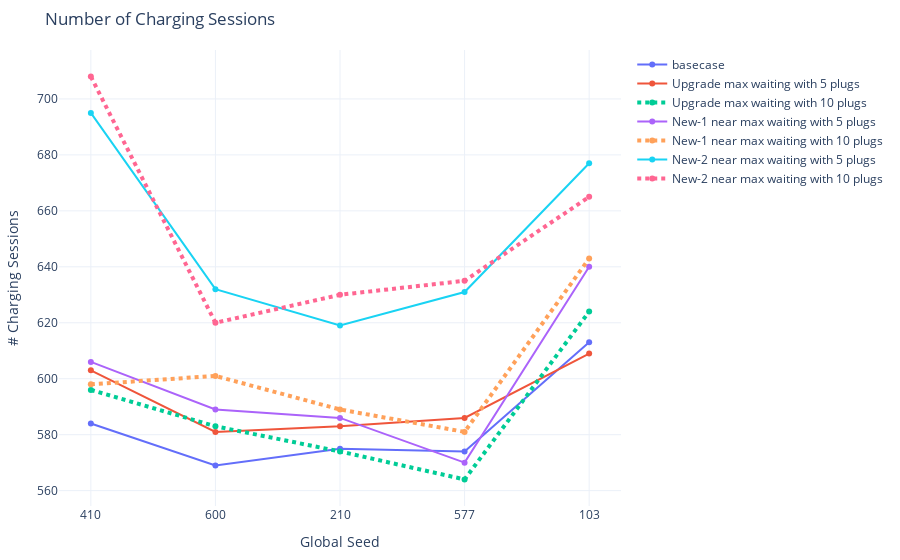

The notebook cell this image was saved under:
### Markdown cell above
#### 5.3 Charging and Waiting Sessions

### Code cell
# charging_sessions count
fig = go.Figure()
fig.add_trace(go.Scatter(x=seeds, y=count_stats[(500 <= count_stats['analysis_id']) & (count_stats['analysis_id']<= 504)].sort_values('analysis_id')['cs_count'],
                    mode='lines+markers',
                    name='basecase'))
fig.add_trace(go.Scatter(x=seeds, y=count_stats[(506 <= count_stats['analysis_id']) & (count_stats['analysis_id']<= 510)].sort_values('analysis_id')['cs_count'],
                    mode='lines+markers',
                    name='Upgrade max waiting with 5 plugs'))
fig.add_trace(go.Scatter(x=seeds, y=count_stats[(511 <= count_stats['analysis_id']) & (count_stats['analysis_id']<= 515)].sort_values('analysis_id')['cs_count'],
                    mode='lines+markers',
                    name='Upgrade max waiting with 10 plugs', line=dict(width=4, dash='dot')))
fig.add_trace(go.Scatter(x=seeds, y=count_stats[(516 <= count_stats['analysis_id']) & (count_stats['analysis_id']<= 520)].sort_values('analysis_id')['cs_count'],
                    mode='lines+markers',
                    name='New-1 near max waiting with 5 plugs'))
fig.add_trace(go.Scatter(x=seeds, y=count_stats[(521 <= count_stats['analysis_id']) & (count_stats['analysis_id']<= 525)].sort_values('analysis_id')['cs_count'],
                    mode='lines+markers',
                    name='New-1 near max waiting with 10 plugs', line=dict(width=4, dash='dot')))
fig.add_trace(go.Scatter(x=seeds, y=count_stats[(526 <= count_stats['analysis_id']) & (count_stats['analysis_id']<= 530)].sort_values('analysis_id')['cs_count'],
                    mode='lines+markers',
                    name='New-2 near max waiting with 5 plugs'))
fig.add_trace(go.Scatter(x=seeds, y=count_stats[(531 <= count_stats['analysis_id']) & (count_stats['analysis_id']<= 535)].sort_values('analysis_id')['cs_count'],
                    mode='lines+markers',
                    name='New-2 near max waiting with 10 plugs', line=dict(width=4, dash='dot')))
fig.update_xaxes(type='category')
fig.update_layout(margin=dict(l=20, r=20, t=50, b=20), uniformtext_minsize=8, uniformtext_mode='hide', template='plotly_white', title="Number of Charging Sessions",
        yaxis_title="# Charging Sessions", 
        xaxis_title="Global Seed")
fig.show()

### Figure 1 — Plotly figure (JSON) as saved in the notebook; plotly's stock layout.template omitted (floating-point values rounded to 4 significant figures)
{"data": [{"mode": "lines+markers", "name": "basecase", "type": "scatter", "x": ["410", "600", "210", "577", "103"], "y": [584, 569, 575, 574, 613]}, {"mode": "lines+markers", "name": "Upgrade max waiting with 5 plugs", "type": "scatter", "x": ["410", "600", "210", "577", "103"], "y": [603, 581, 583, 586, 609]}, {"line": {"dash": "dot", "width": 4}, "mode": "lines+markers", "name": "Upgrade max waiting with 10 plugs", "type": "scatter", "x": ["410", "600", "210", "577", "103"], "y": [596, 583, 574, 564, 624]}, {"mode": "lines+markers", "name": "New-1 near max waiting with 5 plugs", "type": "scatter", "x": ["410", "600", "210", "577", "103"], "y": [606, 589, 586, 570, 640]}, {"line": {"dash": "dot", "width": 4}, "mode": "lines+markers", "name": "New-1 near max waiting with 10 plugs", "type": "scatter", "x": ["410", "600", "210", "577", "103"], "y": [598, 601, 589, 581, 643]}, {"mode": "lines+markers", "name": "New-2 near max waiting with 5 plugs", "type": "scatter", "x": ["410", "600", "210", "577", "103"], "y": [695, 632, 619, 631, 677]}, {"line": {"dash": "dot", "width": 4}, "mode": "lines+markers", "name": "New-2 near max waiting with 10 plugs", "type": "scatter", "x": ["410", "600", "210", "577", "103"], "y": [708, 620, 630, 635, 665]}], "layout": {"autosize": true, "margin": {"b": 20, "l": 20, "r": 20, "t": 50}, "title": {"text": "Number of Charging Sessions"}, "uniformtext": {"minsize": 8, "mode": "hide"}, "xaxis": {"autorange": true, "range": [-0.2466, 4.247], "title": {"text": "Global Seed"}, "type": "category"}, "yaxis": {"autorange": true, "range": [554.0, 718.0], "title": {"text": "# Charging Sessions"}, "type": "linear"}}}
